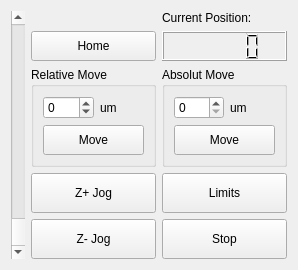
<?xml version="1.0" encoding="UTF-8"?>
<ui version="4.0">
 <class>Form</class>
 <widget class="QWidget" name="Form">
  <property name="geometry">
   <rect>
    <x>0</x>
    <y>0</y>
    <width>298</width>
    <height>266</height>
   </rect>
  </property>
  <property name="windowTitle">
   <string>Form</string>
  </property>
  <layout class="QGridLayout" name="gridLayout">
   <item row="3" column="2">
    <widget class="QPushButton" name="Home">
     <property name="minimumSize">
      <size>
       <width>0</width>
       <height>30</height>
      </size>
     </property>
     <property name="text">
      <string>Home</string>
     </property>
    </widget>
   </item>
   <item row="2" column="1" rowspan="5">
    <widget class="QScrollBar" name="Scroll">
     <property name="maximum">
      <number>300</number>
     </property>
     <property name="orientation">
      <enum>Qt::Vertical</enum>
     </property>
     <property name="invertedAppearance">
      <bool>true</bool>
     </property>
     <property name="invertedControls">
      <bool>true</bool>
     </property>
    </widget>
   </item>
   <item row="5" column="3">
    <widget class="QPushButton" name="Limits">
     <property name="minimumSize">
      <size>
       <width>0</width>
       <height>40</height>
      </size>
     </property>
     <property name="text">
      <string>Limits</string>
     </property>
    </widget>
   </item>
   <item row="2" column="3">
    <widget class="QLabel" name="CurPos">
     <property name="text">
      <string>Current Position:</string>
     </property>
    </widget>
   </item>
   <item row="2" column="2">
    <widget class="QLabel" name="StatusLabel">
     <property name="text">
      <string/>
     </property>
    </widget>
   </item>
   <item row="6" column="2">
    <widget class="QPushButton" name="JogMinus">
     <property name="minimumSize">
      <size>
       <width>0</width>
       <height>40</height>
      </size>
     </property>
     <property name="text">
      <string>Z- Jog</string>
     </property>
    </widget>
   </item>
   <item row="6" column="3">
    <widget class="QPushButton" name="Stop">
     <property name="minimumSize">
      <size>
       <width>0</width>
       <height>40</height>
      </size>
     </property>
     <property name="text">
      <string>Stop</string>
     </property>
    </widget>
   </item>
   <item row="5" column="2">
    <widget class="QPushButton" name="JogPlus">
     <property name="minimumSize">
      <size>
       <width>0</width>
       <height>40</height>
      </size>
     </property>
     <property name="text">
      <string>Z+ Jog</string>
     </property>
    </widget>
   </item>
   <item row="3" column="3">
    <widget class="QLCDNumber" name="CurrentPos"/>
   </item>
   <item row="4" column="2">
    <widget class="QGroupBox" name="RelativeMove">
     <property name="title">
      <string>Relative Move</string>
     </property>
     <layout class="QGridLayout" name="gridLayout_2">
      <item row="1" column="0">
       <widget class="QDoubleSpinBox" name="RelativePos">
        <property name="minimumSize">
         <size>
          <width>50</width>
          <height>0</height>
         </size>
        </property>
        <property name="decimals">
         <number>0</number>
        </property>
        <property name="minimum">
         <double>-300.000000000000000</double>
        </property>
        <property name="maximum">
         <double>300.000000000000000</double>
        </property>
       </widget>
      </item>
      <item row="1" column="1">
       <widget class="QLabel" name="mm">
        <property name="text">
         <string>um</string>
        </property>
       </widget>
      </item>
      <item row="3" column="0" colspan="2">
       <widget class="QPushButton" name="MoveRE">
        <property name="minimumSize">
         <size>
          <width>0</width>
          <height>30</height>
         </size>
        </property>
        <property name="text">
         <string>Move</string>
        </property>
       </widget>
      </item>
     </layout>
    </widget>
   </item>
   <item row="4" column="3">
    <widget class="QGroupBox" name="AbsoluteMove">
     <property name="title">
      <string>Absolut Move</string>
     </property>
     <layout class="QGridLayout" name="gridLayout_3">
      <item row="3" column="0">
       <widget class="QDoubleSpinBox" name="DesirePos">
        <property name="minimumSize">
         <size>
          <width>50</width>
          <height>0</height>
         </size>
        </property>
        <property name="sizeIncrement">
         <size>
          <width>0</width>
          <height>0</height>
         </size>
        </property>
        <property name="decimals">
         <number>0</number>
        </property>
        <property name="maximum">
         <double>300.000000000000000</double>
        </property>
       </widget>
      </item>
      <item row="3" column="1">
       <widget class="QLabel" name="mm_2">
        <property name="text">
         <string>um</string>
        </property>
       </widget>
      </item>
      <item row="4" column="0" colspan="2">
       <widget class="QPushButton" name="MoveAB">
        <property name="minimumSize">
         <size>
          <width>0</width>
          <height>30</height>
         </size>
        </property>
        <property name="text">
         <string>Move</string>
        </property>
       </widget>
      </item>
     </layout>
    </widget>
   </item>
  </layout>
 </widget>
 <resources/>
 <connections/>
</ui>
